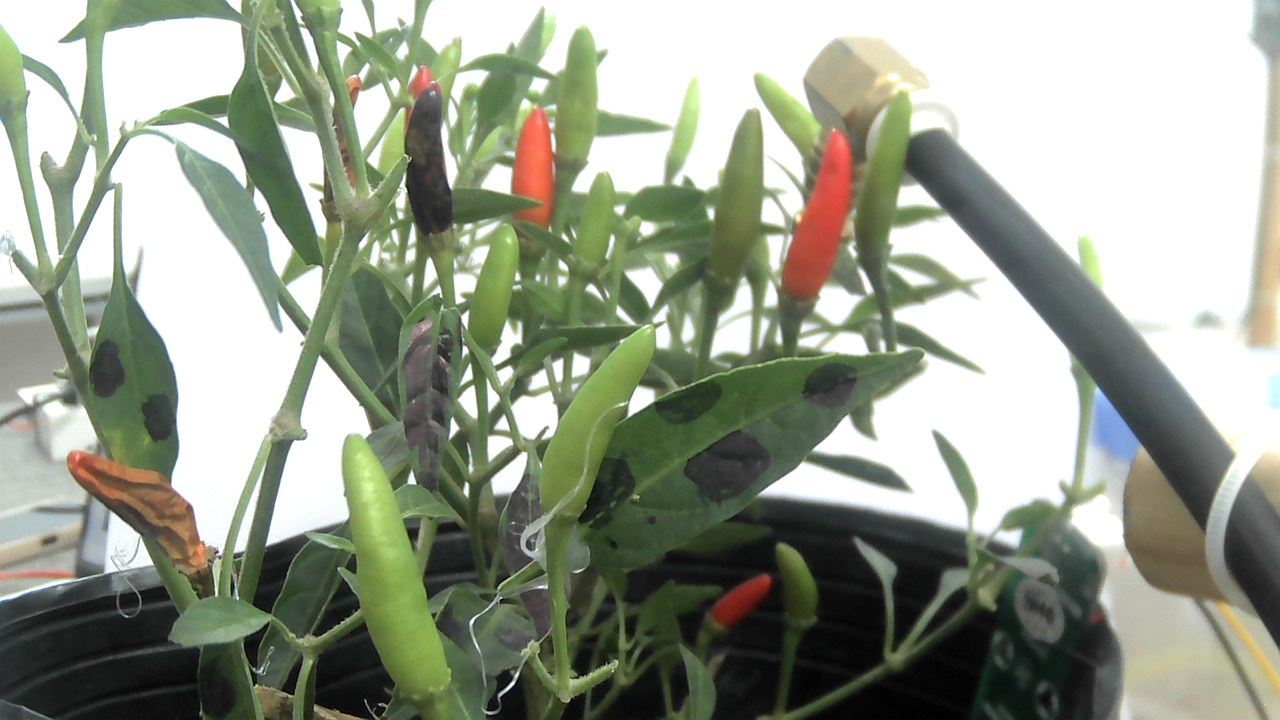
#> input picture python/storage/latest.jpg, 1280 x 720 px; its folder holds only this picture in this run
$ python -i plant_vision.py   (imports and definitions only)
#> lines starting #> are read from the running program, lines starting #| are printed output that depends on the picture; after the words box and inside, x2 and y2 are one past the last pixel; in counts of white or black regions, pixels touching at a corner belong together
#> further down, picture is the input picture: shape (720, 1280, 3); mean B, G, R 141.3, 157, 151
# ======================================================================================
# ĐỀ TÀI: HỆ THỐNG VƯỜN ỚT THÔNG MINH - SMART CHILI AI
# FILE: plant_vision.py
# VAI TRÒ: THỊ GIÁC MÁY TÍNH AI (COMPUTER VISION) CHẠY TRỰC TIẾP TRÊN CAMERA 30 FPS
# - CÔNG NGHỆ: SUY LUẬN YOLOV8 + PHÂN ĐOẠN ĐỐI TƯỢNG (INSTANCE SEGMENTATION) + ĐO TÁN XANH
# - ĐỐI TƯỢNG NHẬN DIỆN (6 CLASSES):
#     0: ot_do    (Quả ớt chín đỏ)
#     1: ot_xanh  (Quả ớt non xanh)
#     2: ot_hong  (Quả ớt thối / hỏng)
#     3: la_xanh  (Lá xanh khỏe mạnh)
#     4: la_heo   (Lá héo rũ - cảnh báo thiếu nước)
#     5: la_benh  (Lá đốm bệnh / vàng lá)
# ======================================================================================

import cv2
import numpy as np
import os
import time
import base64
import threading
import subprocess
from datetime import datetime

_cached_cameras = []
_last_scan_time = 0

# [38 lines left out: function get_available_cameras, not called in this run]

class PlantVisionAnalyzer:
    CLASS_INFO = {
        0: {"name": "ot_do", "label": "Ot Do", "color": (20, 20, 240), "category": "fruit"},
        1: {"name": "ot_xanh", "label": "Ot Xanh", "color": (20, 220, 30), "category": "fruit"},
        2: {"name": "ot_hong", "label": "Ot Hong", "color": (0, 110, 220), "category": "fruit"},
        3: {"name": "la_xanh", "label": "La Xanh", "color": (40, 190, 40), "category": "leaf"},
        4: {"name": "la_heo", "label": "La Heo", "color": (0, 180, 240), "category": "leaf"},
        5: {"name": "la_benh", "label": "La Benh", "color": (0, 225, 255), "category": "leaf"}
    }

    def __init__(self, storage_dir="storage", camera_index=0):
        self.storage_dir = storage_dir
        os.makedirs(self.storage_dir, exist_ok=True)
        self.camera_index = int(camera_index)
        self.latest_path = os.path.join(self.storage_dir, "latest.jpg")

        self.lock = threading.Lock()
        self.running = True
        self.current_frame = None
        self.raw_frame = None
        self.latest_jpeg_bytes = None
        self.switch_requested = False
        self.new_camera_index = self.camera_index
        self.show_ai_overlay = True
        self.yolo_conf = 0.15
        self.yellow_alert_pct = 15.0

        # Nạp mô hình AI YOLOv8 đa phân lớp (6 lớp)
        self.yolo_model = None
        self.yolo_path = os.path.join(os.path.dirname(os.path.abspath(__file__)), "chili_yolov8.pt")
        self._load_yolo()

        self.last_analysis = {
            "status": "ONLINE",
            "leaf_health": "Đang quét cây ớt...",
            "green_ratio": 0.0,
            "yellow_ratio": 0.0,
            "red_chili_count": 0,
            "green_chili_count": 0,
            "damaged_chili_count": 0,
            "total_chili_count": 0,
            "healthy_leaf_count": 0,
            "wilting_leaf_count": 0,
            "diseased_leaf_count": 0,
            "total_leaf_count": 0,
            "camera_index": self.camera_index,
            "updated_at": datetime.now().strftime("%H:%M:%S")
        }

        self._create_placeholder_frame("Đang kết nối camera...")

        # Khởi chạy luồng camera nền liên tục (Zero Latency Video Thread)
        self.worker_thread = threading.Thread(target=self._camera_worker, daemon=True)
        self.worker_thread.start()

    def _load_yolo(self):
        """Nạp mô hình YOLOv8 nhận diện 6 lớp (3 lớp trái, 3 lớp lá)"""
        if os.path.exists(self.yolo_path):
            try:
                from ultralytics import YOLO
                self.yolo_model = YOLO(self.yolo_path)
            except Exception:
                self.yolo_model = None

    def _create_placeholder_frame(self, text="Không có tín hiệu Camera"):
        img = np.zeros((1080, 1920, 3), dtype=np.uint8)
        img[:] = (30, 30, 35)
        cv2.putText(img, "SMART CHILI AI - CAMERA", (580, 500), cv2.FONT_HERSHEY_SIMPLEX, 1.6, (100, 200, 255), 3)
        cv2.putText(img, text, (680, 580), cv2.FONT_HERSHEY_SIMPLEX, 1.1, (180, 180, 180), 2)
        ret, buf = cv2.imencode('.jpg', img, [cv2.IMWRITE_JPEG_QUALITY, 70])
        if ret:
            with self.lock:
                self.current_frame = img
                self.latest_jpeg_bytes = buf.tobytes()

    def detect_and_analyze(self, frame):
        """
        Nhận diện và phân loại toàn diện 6 LỚP theo thiết kế đề tài SMART CHILI AI:
        - Trái ớt: ot_do (chín đỏ), ot_xanh (non xanh), ot_hong (thối/hỏng)
        - Trạng thái lá: la_xanh (lá xanh khỏe), la_heo (lá héo rũ), la_benh (lá vàng/đốm bệnh)
        - Đóng khung Bounding Box và Phân đoạn đối tượng (Instance Segmentation Mask)
        """
        if frame is None or frame.size == 0:
            return None, 0, 0, 0, 0, 0, 0, 0.0, 0.0, "Mất tín hiệu camera"

        h_img, w_img = frame.shape[:2]
        total_px = h_img * w_img
        hsv = cv2.cvtColor(frame, cv2.COLOR_BGR2HSV)
#> hsv: shape (720, 1280, 3); mean H, S, V 39.7, 40.2, 159.5
        annotated = frame.copy()
        overlay = frame.copy()

        # Danh sách kết quả theo 6 lớp
        detected_objects = {i: [] for i in range(6)}

        # Tự động nạp lại YOLO nếu file mới được cập nhật
        if self.yolo_model is None and os.path.exists(self.yolo_path):
            self._load_yolo()

        # ================= 1. DỰ ĐOÁN VỚI MÔ HÌNH HỌC SÂU YOLOV8 (6 CLASSES) =================
        if self.yolo_model is not None:
            try:
                results = self.yolo_model.predict(frame, conf=self.yolo_conf, imgsz=320, verbose=False)
                has_seg_masks = hasattr(results[0], 'masks') and results[0].masks is not None
                for idx_b, b in enumerate(results[0].boxes):
                    cls_id = int(b.cls[0])
                    conf = float(b.conf[0])
                    if cls_id not in self.CLASS_INFO:
                        continue

                    x1, y1, x2, y2 = map(int, b.xyxy[0])
                    x1, y1 = max(0, x1), max(0, y1)
                    x2, y2 = min(w_img, x2), min(h_img, y2)
                    w, h = x2 - x1, y2 - y1

                    if w > 10 and h > 10:
                        poly = []
                        if has_seg_masks and idx_b < len(results[0].masks.xy):
                            m_pts = results[0].masks.xy[idx_b]
                            if len(m_pts) >= 3:
                                poly = [m_pts.astype(np.int32).reshape(-1, 1, 2)]

                        if not poly:
                            roi_hsv = hsv[y1:y2, x1:x2]
                            # Tạo mặt nạ segmentation bên trong bbox
                            if cls_id == 0:  # ot_do
                                m = cv2.inRange(roi_hsv, (0, 85, 60), (12, 255, 255)) | cv2.inRange(roi_hsv, (160, 85, 60), (180, 255, 255))
                            elif cls_id == 1:  # ot_xanh (trái ớt xanh thon dài)
                                m = cv2.inRange(roi_hsv, (34, 65, 45), (55, 255, 240))
                            elif cls_id == 2:  # ot_hong (ớt hư héo: có màu đen hoặc cam cam)
                                m = cv2.inRange(roi_hsv, (10, 50, 40), (26, 230, 200)) | cv2.inRange(roi_hsv, (0, 0, 10), (180, 255, 65))
                            elif cls_id == 5:  # la_benh (lá có chấm đen hoặc đốm vàng)
                                m = cv2.inRange(roi_hsv, (18, 60, 70), (34, 255, 255)) | cv2.inRange(roi_hsv, (0, 0, 0), (180, 255, 65))
                            else:  # la_xanh hoặc la_heo
                                m = cv2.inRange(roi_hsv, (36, 40, 35), (85, 255, 255))

                            cnts, _ = cv2.findContours(m, cv2.RETR_EXTERNAL, cv2.CHAIN_APPROX_SIMPLE)
                            poly = [c + np.array([[[x1, y1]]]) for c in cnts if cv2.contourArea(c) > 20]
                            if not poly:
                                poly = [np.array([[[x1, y1+h//2]], [[x1+w//2, y1]], [[x2, y1+h//2]], [[x1+w//2, y2]]])]

                        detected_objects[cls_id].append({
                            'bbox': (x1, y1, w, h),
                            'conf': conf,
                            'poly': poly
                        })
            except Exception:
                pass

        # ================= 1.5. HỖ TRỢ PHÂN ĐOẠN THỊ GIÁC TRỰC TIẾP NẾU YOLO CHƯA CÓ KẾT QUẢ =================
        if sum(len(v) for v in detected_objects.values()) == 0:
            try:
                gray = cv2.cvtColor(frame, cv2.COLOR_BGR2GRAY)
                # Tách tán cây xanh
                foliage = cv2.inRange(hsv, np.array([32, 45, 35]), np.array([86, 255, 245]))
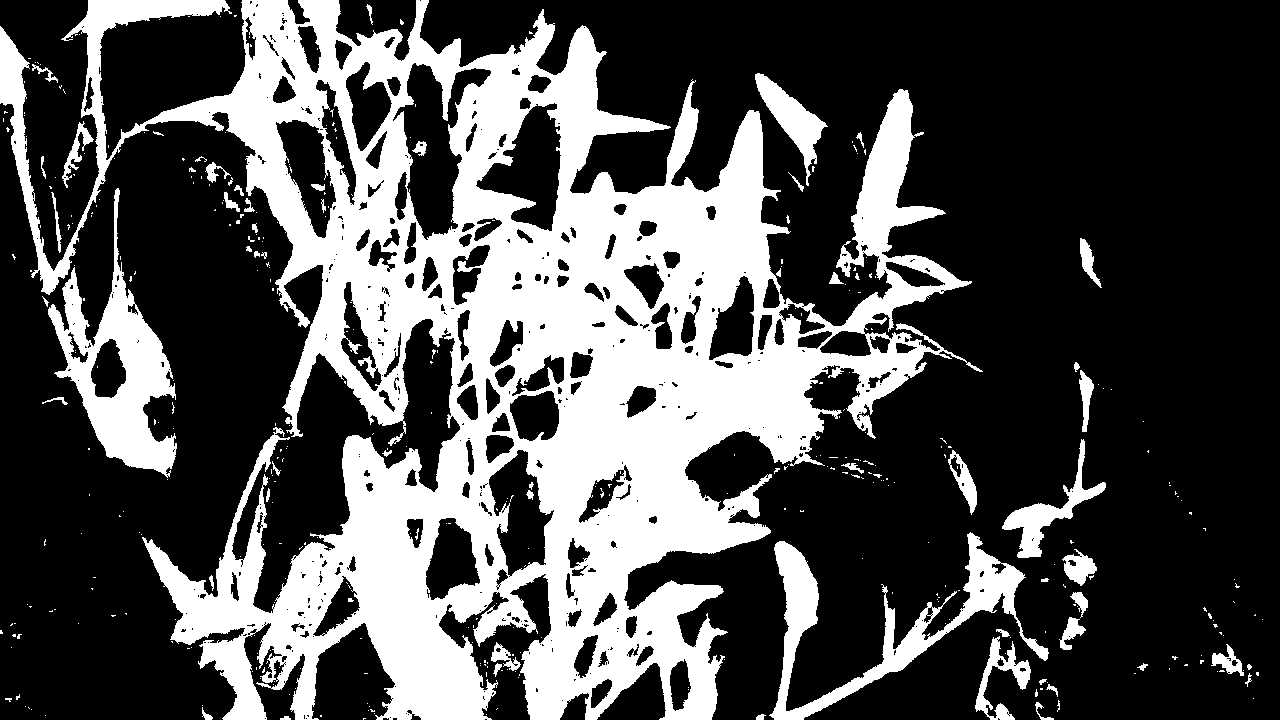
#> foliage: shape (720, 1280); 31.3% white; 399 white regions (335 under 20 px), largest, box (x1, y1, x2, y2) and area: (0, 0, 983, 720) 251176, (48, 188, 177, 478) 12327, (769, 532, 1049, 720) 10236
                foliage = cv2.morphologyEx(foliage, cv2.MORPH_OPEN, cv2.getStructuringElement(cv2.MORPH_ELLIPSE, (5, 5)))
#> foliage: shape (720, 1280); 30% white; 87 white regions (13 under 20 px), largest, box (x1, y1, x2, y2) and area: (146, 0, 931, 720) 222037, (48, 272, 176, 474) 11632, (807, 89, 969, 335) 9707
                num_lbl, lbls, st, _ = cv2.connectedComponentsWithStats(foliage)
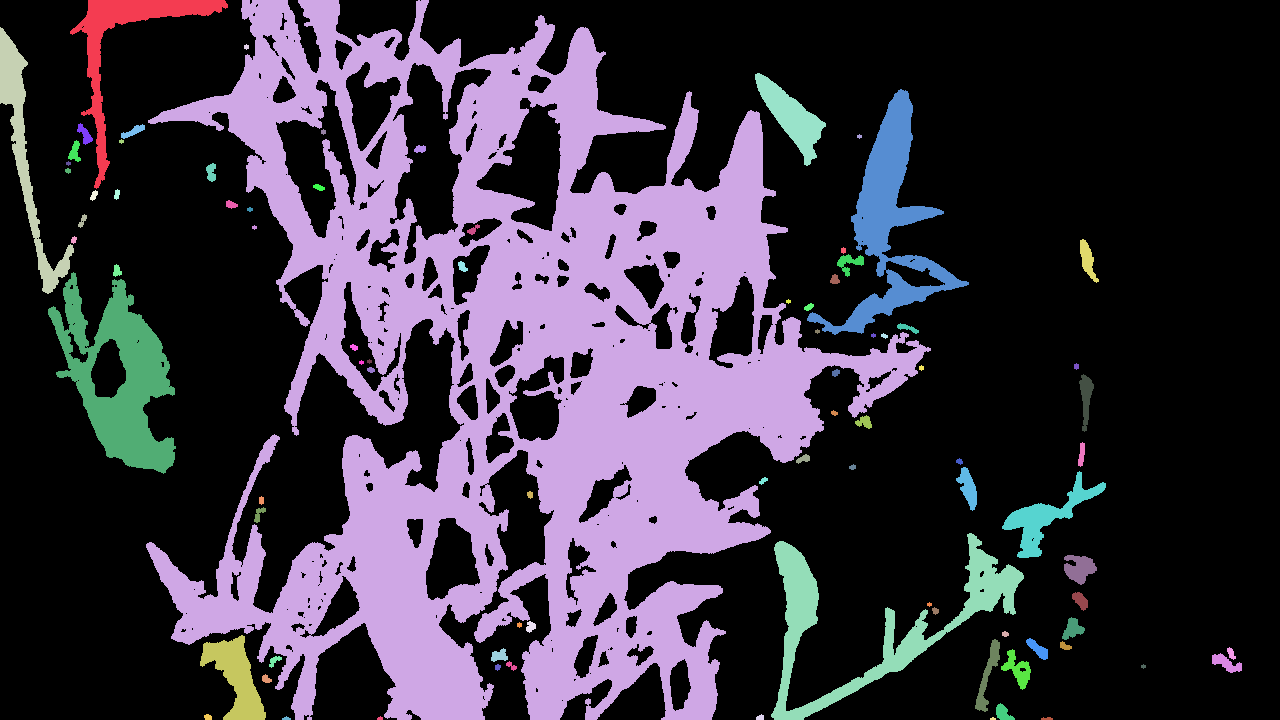
#> lbls: shape (720, 1280) int32; 88 distinct labels, from 0 to 87; one colour per label, 0 black
#> num_lbl = 88; st = 88 rows, first 6: [0, 0, 1280, 720, 644804], [70, 0, 158, 189, 4613], [146, 0, 785, 720, 222037], [0, 27, 74, 267, 3869], [244, 44, 5, 6, 22], [755, 73, 71, 93, 2435]
                plant_fol = np.zeros((h_img, w_img), dtype=np.uint8)
                for i in range(1, num_lbl):
                    if st[i, cv2.CC_STAT_AREA] > 100:
                        plant_fol[lbls == i] = 255
                canopy_zone = cv2.dilate(plant_fol, cv2.getStructuringElement(cv2.MORPH_ELLIPSE, (25, 25)))
#> canopy_zone: shape (720, 1280); 52.3% white; 38 black regions (11 under 20 px), largest, box (x1, y1, x2, y2) and area: (433, 0, 1280, 720) 284267, (0, 0, 295, 720) 107875, (112, 21, 243, 121) 8235
                occ = np.zeros((h_img, w_img), dtype=np.uint8)

                # 1. ot_do (Ớt chín đỏ)
                m_red = ((hsv[:, :, 0] <= 14) | (hsv[:, :, 0] >= 166)) & (hsv[:, :, 1] >= 55) & (hsv[:, :, 2] >= 40)
#> m_red: shape (720, 1280) bool; 2.1% white; 34 white regions (22 under 20 px), largest, box (x1, y1, x2, y2) and area: (782, 128, 856, 301) 6984, (68, 450, 208, 568) 4957, (512, 108, 556, 226) 3622
                red_c = cv2.bitwise_and(m_red.astype(np.uint8) * 255, canopy_zone)
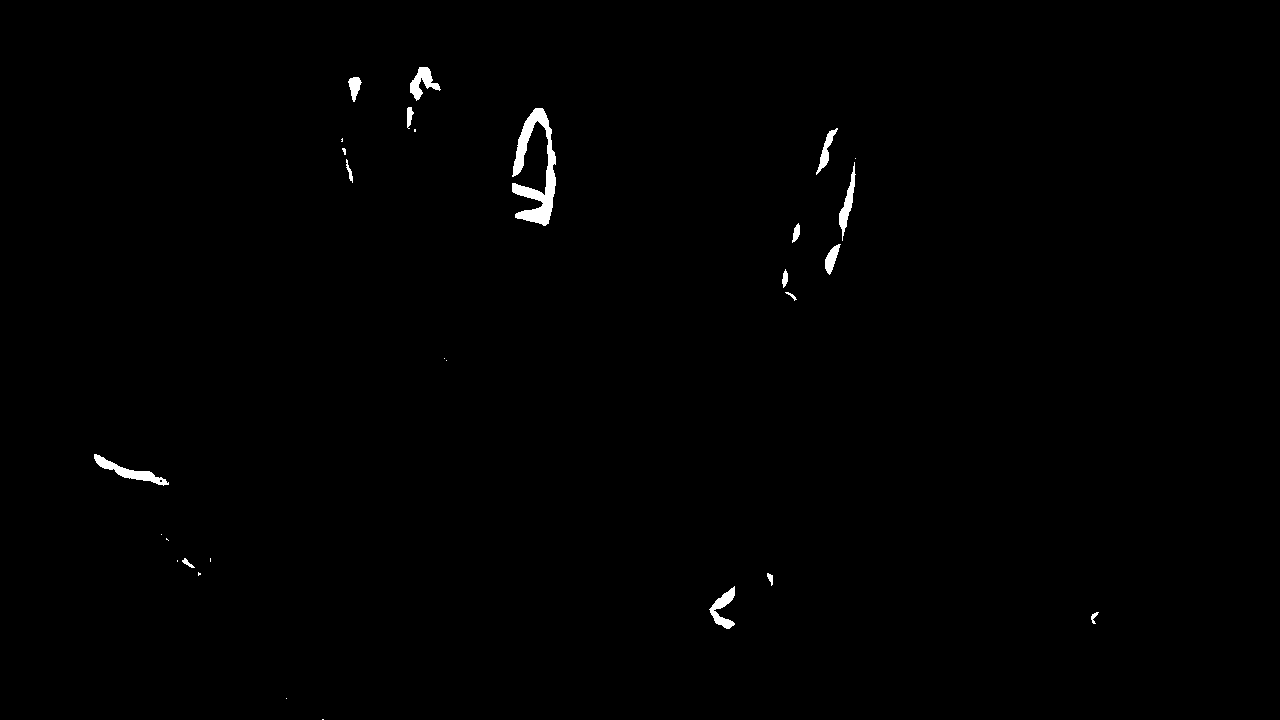
#> red_c: shape (720, 1280); 0.59% white; 29 white regions (13 under 20 px)
                cnts_r, _ = cv2.findContours(red_c, cv2.RETR_EXTERNAL, cv2.CHAIN_APPROX_SIMPLE)
#> cnts_r = 29 contours, 13 with area under 20; largest, box (x1, y1, x2, y2) and area: (512, 108, 556, 226) 1940, (94, 454, 169, 486) 559, (410, 67, 441, 101) 408, (709, 586, 735, 629) 404, (839, 162, 856, 241) 353
                for c in sorted(cnts_r, key=cv2.contourArea, reverse=True):
                    a = cv2.contourArea(c)
                    if 100 < a < 4000:
                        bx, by, bw, bh = cv2.boundingRect(c)
                        hull = cv2.convexHull(c)
                        sol = a / cv2.contourArea(hull) if cv2.contourArea(hull) > 0 else 0
                        asp = max(float(bw)/bh, float(bh)/bw)
                        if asp >= 1.5 and sol >= 0.65 and bh < 120 and bw < 120:
                            detected_objects[0].append({'bbox': (bx, by, bw, bh), 'conf': 0.92, 'poly': [c]})
                            cv2.drawContours(occ, [c], -1, 255, -1)
#> this loop made 29 passes
#> (a, bx, by, bw, bh, sol, asp) on passes 1 to 8: (1940, 512, 108, 44, 118, 0.483, 2.68), (559, 94, 454, 75, 32, 0.687, 2.34), (408.5, 410, 67, 31, 34, 0.636, 1.1), (404.5, 709, 586, 26, 43, 0.585, 1.65), (353, 839, 162, 17, 79, 0.702, 4.65), (241, 816, 128, 22, 47, 0.705, 2.14), (211, 825, 244, 16, 31, 0.936, 1.94), (174, 348, 77, 14, 25, 0.883, 1.79)
#> occ: shape (720, 1280); 0.2% white; 5 white regions, box (x1, y1, x2, y2) and area: (94, 454, 169, 486) 640, (839, 162, 856, 241) 432, (816, 128, 838, 175) 291, (825, 244, 841, 275) 244, (348, 77, 362, 102) 203

                # 2. ot_xanh (Ớt chỉ thiên mọc thẳng đứng)
                m_lime = cv2.inRange(hsv, np.array([30, 45, 90]), np.array([52, 255, 255]))
#> m_lime: shape (720, 1280); 21.1% white; 509 white regions (411 under 20 px), largest, box (x1, y1, x2, y2) and area: (241, 0, 983, 703) 134580, (171, 423, 489, 720) 25943, (0, 22, 250, 295) 5532
                m_lime = cv2.bitwise_and(m_lime, canopy_zone)
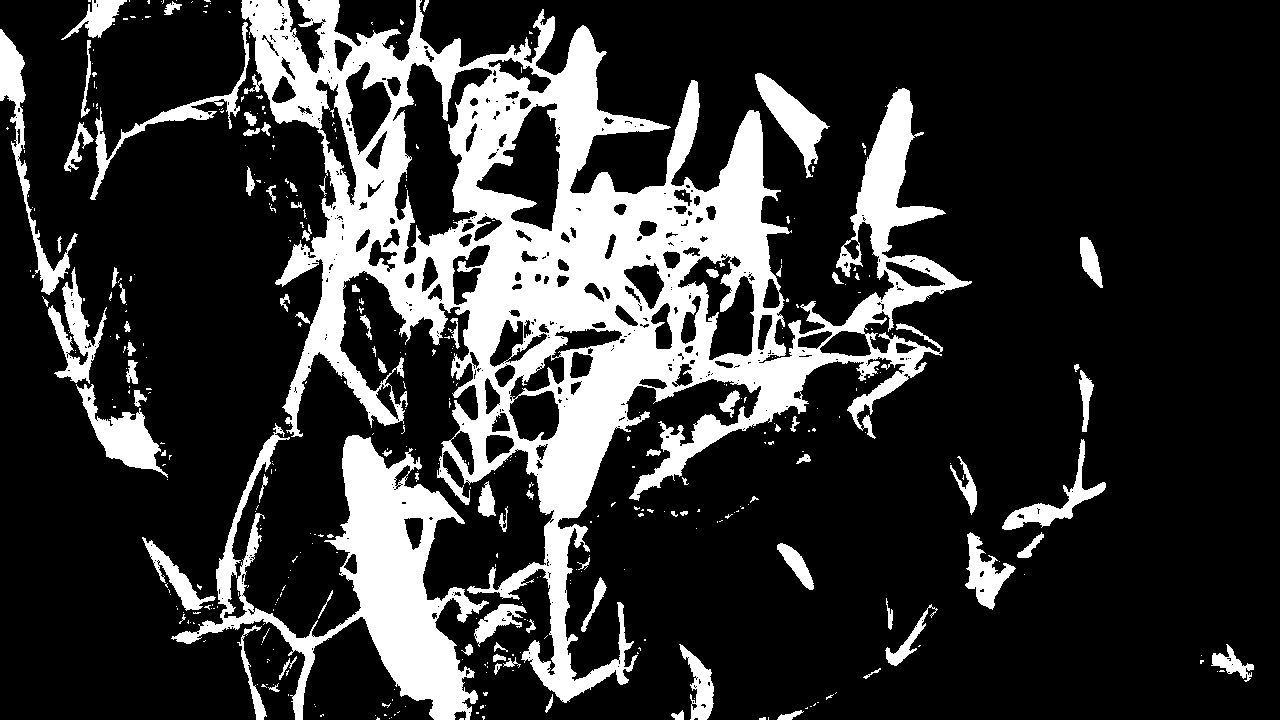
#> m_lime: shape (720, 1280); 20.9% white; 420 white regions (332 under 20 px), largest, box (x1, y1, x2, y2) and area: (241, 0, 972, 703) 134401, (171, 423, 489, 720) 25752, (0, 29, 78, 295) 3139
                m_lime = cv2.bitwise_and(m_lime, cv2.bitwise_not(occ))
                k_p = cv2.getStructuringElement(cv2.MORPH_RECT, (3, 7))
#> k_p = [[1, 1, 1], [1, 1, 1], [1, 1, 1], [1, 1, 1], [1, 1, 1], [1, 1, 1], [1, 1, 1]]
                m_lime_cln = cv2.morphologyEx(m_lime, cv2.MORPH_OPEN, k_p)
#> m_lime_cln: shape (720, 1280); 18.9% white; 149 white regions (1 under 20 px)
#> (the rest of the program and of its run is left out)
